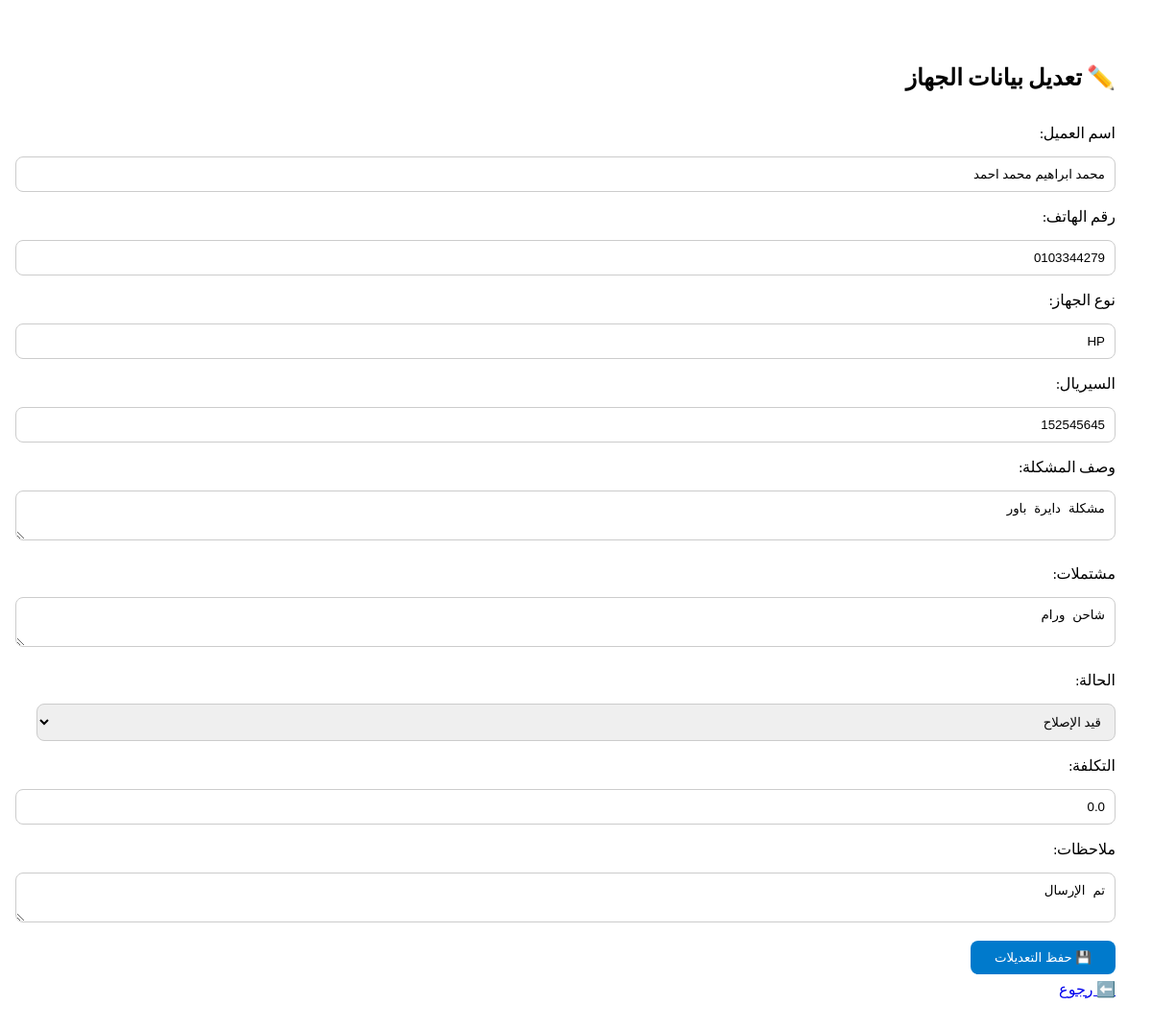
Page /update/3 on the committed database.
### models.py (models this page shows)
class Device(db.Model):
    id = db.Column(db.Integer, primary_key=True)
    serial = db.Column(db.String(100), unique=True, nullable=False)
    device_type = db.Column(db.String(100))
    client_name = db.Column(db.String(100))
    client_phone = db.Column(db.String(20))
    issue = db.Column(db.Text)
    inclusions = db.Column(db.Text)  # مشتملات الجهاز
    status = db.Column(db.String(50), default="قيد الإصلاح")
    cost = db.Column(db.Float, default=0)
    notes = db.Column(db.Text)
    received_date = db.Column(db.String(50))
    delivered_date = db.Column(db.String(50))

### app.py (the view, shortened to what this page needs)
@app.route('/update/<int:device_id>', methods=['GET', 'POST'])
def update_device(device_id):
    device = Device.query.get_or_404(device_id)
    return render_template('update_device.html', device=device)

### app.py (called while the page is built)
@app.before_request
def check_late_devices():
    if request.endpoint == 'login':
        return
    late_devices = Device.query.filter_by(status="قيد الإصلاح").all()
    for device in late_devices:
        try:
            received = datetime.strptime(device.received_date, "%Y-%m-%d")
            delta = (datetime.now() - received).days
            if delta >= 0 and not device.notes:  # notes هنا بنستخدمها كـ"هل الرسالة اتبعتت؟"
                message = f"تنبيه! الجهاز رقم {device.serial} للعميل {device.client_name} بقاله {delta} يوم في الصيانة."
                send_whatsapp_message("201021669849", "2449963", message)
                device.notes = "تم الإرسال"
                db.session.commit()
        except Exception as e:
            print("خطأ في فحص الجهاز:", e)

### templates/update_device.html (shortened to what this page needs)
<!DOCTYPE html>
<html lang="ar" dir="rtl">
<head>
</head>
<body>
<h2>✏️ تعديل بيانات الجهاز</h2>
<form method="post">
    <label>اسم العميل:
        <input type="text" name="client_name" value="{{ device.client_name }}" required>
    </label>
    <label>رقم الهاتف:
        <input type="text" name="client_phone" value="{{ device.client_phone }}" required>
    </label>
    <label>نوع الجهاز:
        <input type="text" name="device_type" value="{{ device.device_type }}" required>
    </label>
    <label>السيريال:
        <input type="text" name="serial" value="{{ device.serial }}" required>
    </label>
    <label>وصف المشكلة:
        <textarea name="issue">{{ device.issue }}</textarea>
    </label>
    <label>مشتملات:
        <textarea name="inclusions">{{ device.inclusions }}</textarea>
    </label>
    <label>الحالة:
        <select name="status">
            <option value="قيد الإصلاح" {% if device.status == 'قيد الإصلاح' %}selected{% endif %}>قيد الإصلاح</option>
        </select>
    </label>
    <label>التكلفة:
        <input type="number" name="cost" step="0.01" value="{{ device.cost }}">
    </label>
    <label>ملاحظات:
        <textarea name="notes">{{ device.notes }}</textarea>
    </label>
    <button type="submit">💾 حفظ التعديلات</button>
</form>
<a href="/">⬅️ رجوع</a>
</body>
</html>

### templates/update_device.html (style rules this page uses)
body { font-family: 'Cairo', sans-serif; padding: 30px; }
input, textarea, select { width: 100%; padding: 10px; margin: 10px 0; border-radius: 8px; border: 1px solid #ccc; }
button { background-color: #007acc; color: white; border: none; padding: 10px 25px; border-radius: 8px; cursor: pointer; }

### rows in the picture
Device: client_name "محمد ابراهيم محمد احمد", client_phone "0103344279", device_type "HP", serial "152545645", issue "مشكلة دايرة باور", inclusions "شاحن ورام", status "قيد الإصلاح", cost "0.0", notes "تم الإرسال"
